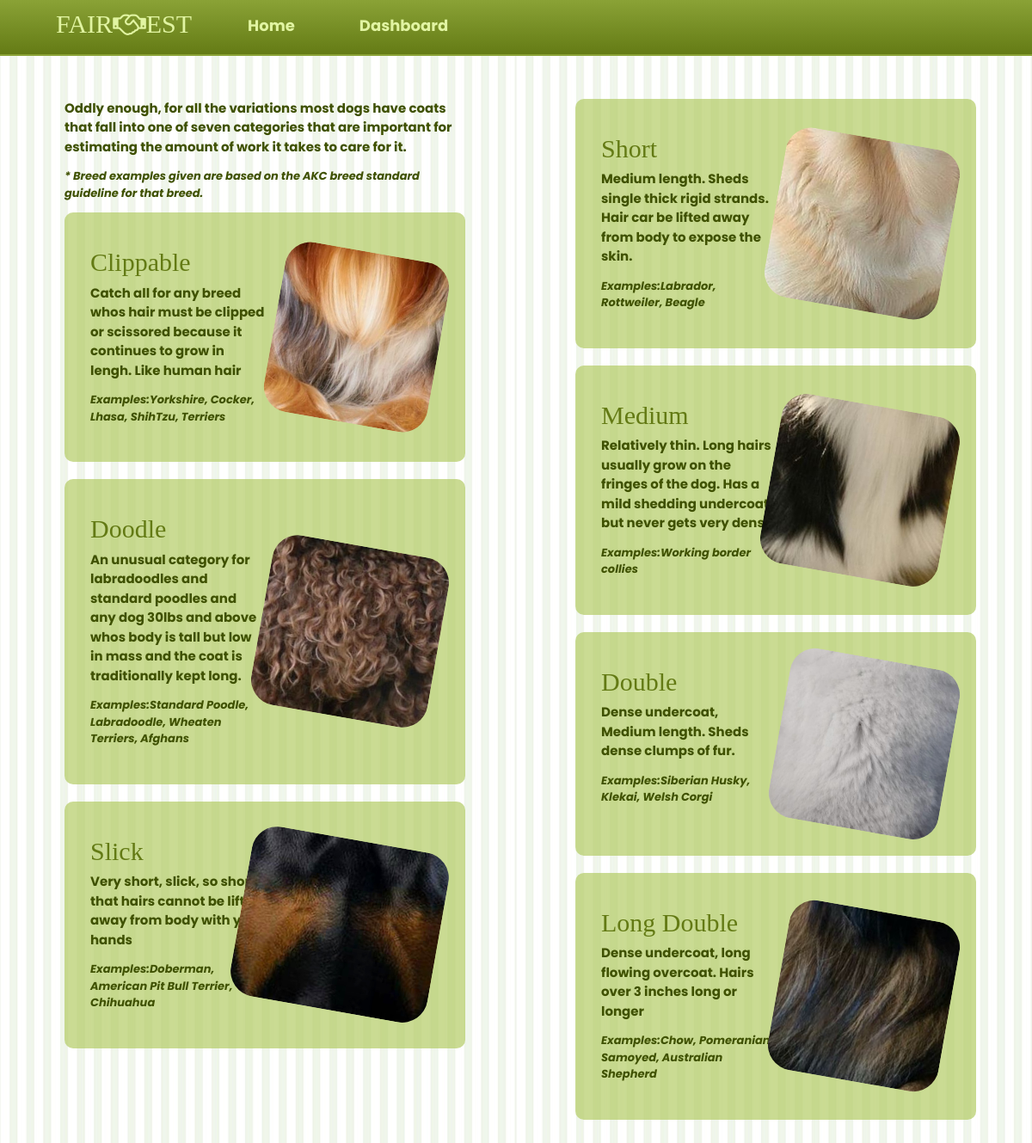
The app's page /coat_types with its own data.
### app_one/models.py (models this page shows)
class Coat_Type(models.Model):
    name = models.CharField(max_length=30)
    desc = models.CharField(max_length=255)
    examples = models.CharField(max_length=255)
    created_at = models.DateTimeField(auto_now_add=True)
    updated_at = models.DateTimeField(auto_now=True)

### app_one/views.py (the view)
# urls.py: path('coat_types', views.coat_types),
def coat_types(request):
    post = request.POST
    print(post)
    context = {
    'first_batch' : Coat_Type.objects.all()[:3],
    'second_batch' : Coat_Type.objects.all()[3:]
    }
    return render(request,'coat_types.html',context)

### app_one/templates/coat_types.html (shortened to what this page needs)
<!DOCTYPE html>
<html lang="en">
<head>
    <link rel="stylesheet" href="https://stackpath.bootstrapcdn.com/bootstrap/4.5.2/css/bootstrap.min.css">
    <link rel="stylesheet" href="https://cdnjs.cloudflare.com/ajax/libs/font-awesome/4.7.0/css/font-awesome.min.css">
    {% load static %}
    <link rel="stylesheet" href="{% static 'global.css' %}">
    <link rel="stylesheet" href="{% static 'coat_types.css' %}">
</head>
<body>
    <div id="CANVAS_long">
        <div id="TOP_long">
            <nav>
                <div class="nav_left">
                    <h2 class = 'nav_logo'> FAIR<i class="fa fa-handshake-o nav"></i>EST</h2>
                    <a href='/' class = 'h2_nav'> Home</a>
                    <a class = 'nav_right h2_nav' href = '/dashboard'>Dashboard</a>
                </div>
            </nav>
        </div>
        <div id="interface_block_two">
            <div id="left_main">
                <div class="intro">
                    <p> Oddly enough, for all the variations most dogs have coats that fall into one of seven categories that are important for estimating the amount of work it takes to care for it.</p>
                    <p class = 'examples'> <b>* Breed examples given are based on the AKC breed standard guideline for that breed.</b></p>
                </div>
                {% for coat in first_batch %}
                <div class = "coat_card">
                    <div class="coat">
                        <div class="left">
                            <h2>{{coat.name}}</h2>
                            <p>{{coat.desc}}</p>
                            <p class = 'examples'><b>Examples</b>:{{coat.examples}} </p>
                        </div>
                        <div class="right">
                            <img class = "coat_img" src='static/images/{{coat.name}}.jpg' alt = '{{coat.name}}'>
                        </div>
                    </div>
                    </div>
                    {% endfor %}
            </div>
            <div id="right_main">
                {% for coat in second_batch %}
                <div class = "coat_card">
                    <div class="coat">
                        <div class="left">
                            <h2>{{coat.name}}</h2>
                            <p>{{coat.desc}}</p>
                            <p class = 'examples'><b>Examples</b>:{{coat.examples}} </p>
                        </div>
                        <div class="right">
                            <img class = "coat_img" src='static/images/{{coat.name}}.jpg' alt = '{{coat.name}}'>
                        </div>
                    </div>
                    </div>
                    {% endfor %}
            </div>
        </div>
    </div>
</body>
</html>

### app_one/static/global.css (style rules this page uses)
:root { --logo: Bree Serif, serif; --p : Poppins, sans-serif; }
body { background-image: url('images/stripes2.jpg'); }
html { overflow: scroll; }
* { font-weight: bold; font-family:var(--p); margin: 0px; padding: 0px; font-size: 13px; }
a { font-weight: bold; text-decoration: underline; color:#C46277; }
#TOP_long { background-image:linear-gradient( #8AA236, #637A14 ); }
#CANVAS_long { background-color:purple; }
.nav_logo { font-size: 30px; font-weight: lighter; margin-left: 65px; color:#E1F4A2; }
nav { padding:10px 0px; border-bottom: 2px solid #8AA236; display:flex; justify-content: space-between; align-items: center; width:100%; }
nav .h2_nav { font-size:18px; margin-left:65px; margin-top:6px; color:#E1F4A2; margin-right: 10px; height:fit-content; }
a.h2_nav, h2.h2_nav { justify-self: center; text-decoration: none; }
.nav_right { display:flex; margin-right:61px; }
.nav_left { display:flex; }
#TOP_long { margin-bottom: 20px; }
#interface_block_two { margin-left: 65px; width: 90%; display:flex; justify-content: center; }
#left_main, #right_main { background-color:green; margin-top: 20px; display:flex; flex-direction: column; justify-content: flex-start; border: 2px solid yellow; width: 50%; min-width: 300px; }
.left { width:50%; padding-top:10px; }
.right { text-align: center; padding: 0px; width:50%; display:flex; }
#left_main, #right_main, #bottom_main { background-color: transparent; border: none; }
#CANVAS_long { background-color:transparent; }
b { font-weight: bold; }
h2 { font-family : var(--logo); }

### app_one/static/coat_types.css (style rules this page uses)
h2 { color:#637A14; font-size: 30px; }
p { color: #3F5100; font-size: 15px; }
#interface_block_two { display:flex; justify-content: space-between; }
#left_main , #right_main, .left_intro { width: 45%; padding: 10px; height:fit-content; border-radius: 10px; }
.coat { padding: 10px; margin: 20px; display:flex; border-radius: 10px; justify-content: space-between; }
.right { display:flex; justify-content: flex-end; align-items: center; }
img.coat_img { transform: rotate(10deg); border-radius: 30px; height: 200px }
p.examples { font-style: italic; font-size: 13px; }
.coat_card { background-color: rgb(180, 204, 102, 0.7) ; border-radius: 10px; margin-bottom:20px; }

### records on screen
Coat_Type: name "Clippable", desc "Catch all for any breed whos hair must be clipped or scissored because it continues to grow in lengh. Like human hair", examples "Yorkshire, Cocker, Lhasa, ShihTzu, Terriers", name (picture)
Coat_Type: name "Doodle", desc "An unusual category for labradoodles and standard poodles and any dog 30lbs and above whos body is tall but low in mass and the coat is traditionally kept long.", examples "Standard Poodle, Labradoodle, Wheaten Terriers, Afghans", name (picture)
Coat_Type: name "Slick", desc "Very short, slick, so short that hairs cannot be lifted away from body with your hands", examples "Doberman, American Pit Bull Terrier, Chihuahua", name (picture)
Coat_Type: name "Short", desc "Medium length. Sheds single thick rigid strands. Hair car be lifted away from body to expose the skin.", examples "Labrador, Rottweiler, Beagle", name (picture)
Coat_Type: name "Medium", desc "Relatively thin. Long hairs usually grow on the fringes of the dog. Has a mild shedding undercoat but never gets very dense", examples "Working border collies", name (picture)
Coat_Type: name "Double", desc "Dense undercoat, Medium length. Sheds dense clumps of fur.", examples "Siberian Husky, Klekai, Welsh Corgi", name (picture)
Coat_Type: name "Long Double", desc "Dense undercoat, long flowing overcoat. Hairs over 3 inches long or longer", examples "Chow, Pomeranian, Samoyed, Australian Shepherd", name (picture)
